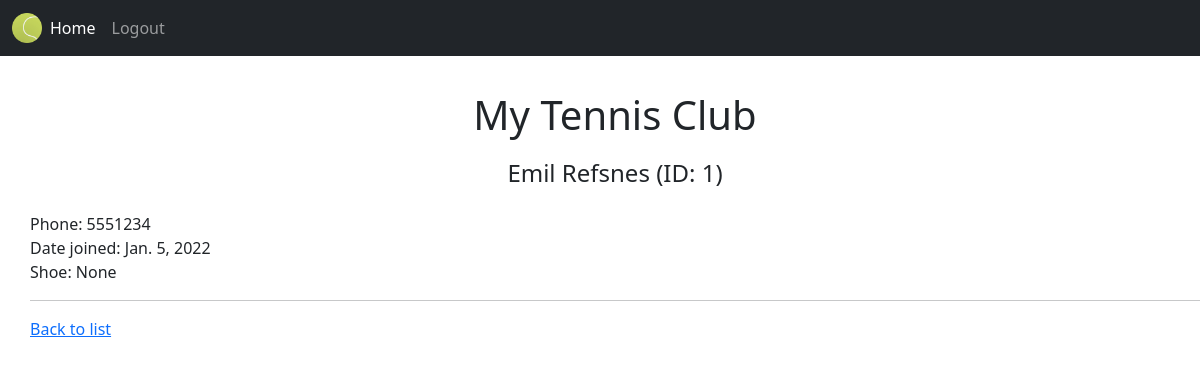
The page /1/detail (signed in) on the database its author committed.
### members/models.py (models this page shows, shortened)
class Member(models.Model):
    shoe = models.ForeignKey(ShoeBrand, on_delete=models.CASCADE, null=True)
    firstname = models.CharField(max_length=255)
    lastname = models.CharField(max_length=255)
    phone = models.IntegerField(null=True)
    joined_date = models.DateField(null=True)

### members/views.py (the view)
# urls.py: path('<int:id>/detail', views.memberdetail_view, name='memberdetail_view'),
@login_required
@permission_required("members.view_member", login_url='http://127.0.0.1:8000/users/denied')
def memberdetail_view(request, id):
    context = {}
    context["data"] = Member.objects.get(id = id)
    return render(request, "crud/detailview.html", context)

### members/templates/crud/detailview.html (shortened to what this page needs)
{% extends "master.html" %}
{% block content %}
    <h1>My Tennis Club</h1>
    <h4>{{ data.firstname }} {{ data.lastname }} (ID: {{ data.id }})</h4><br/>
    <p>
      Phone: {{ data.phone }}<br/>
      Date joined: {{ data.joined_date }}<br/>
      Shoe: {{ data.shoe }}<br/>
    </p>
    <hr/>
    <p><a href="{% url 'memberlist_view' %}">Back to list</a></p>
{% endblock %}

### members/static/style.css (style rules this page uses)
h1 { margin: auto; text-align: center; padding: 5px 5px 20px 5px; }
h4 { margin: auto; text-align: center; padding: 0px 0px 0px 0px; }

### rows shown on the page
Member: firstname "Emil", lastname "Refsnes", id "1", phone "5551234", joined_date "Jan. 5, 2022", shoe "None"
